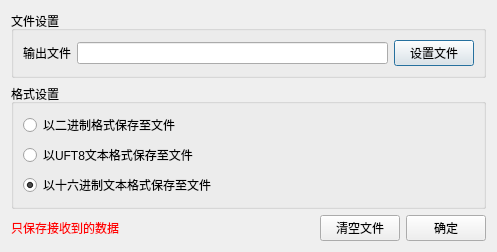
<?xml version="1.0" encoding="UTF-8"?>
<ui version="4.0">
 <class>SaveOutputDataSettings</class>
 <widget class="QDialog" name="SaveOutputDataSettings">
  <property name="geometry">
   <rect>
    <x>0</x>
    <y>0</y>
    <width>497</width>
    <height>200</height>
   </rect>
  </property>
  <property name="windowTitle">
   <string>数据保存设置</string>
  </property>
  <layout class="QGridLayout" name="gridLayout">
   <item row="0" column="0" colspan="3">
    <widget class="QGroupBox" name="groupBox">
     <property name="title">
      <string>文件设置</string>
     </property>
     <layout class="QGridLayout" name="gridLayout_2">
      <item row="0" column="1">
       <widget class="QLineEdit" name="pathLineEdit"/>
      </item>
      <item row="0" column="2">
       <widget class="QPushButton" name="setFilePushButton">
        <property name="text">
         <string>设置文件</string>
        </property>
       </widget>
      </item>
      <item row="0" column="0">
       <widget class="QLabel" name="label">
        <property name="text">
         <string>输出文件</string>
        </property>
       </widget>
      </item>
     </layout>
    </widget>
   </item>
   <item row="1" column="0" colspan="3">
    <widget class="QGroupBox" name="groupBox_3">
     <property name="title">
      <string>格式设置</string>
     </property>
     <layout class="QGridLayout" name="gridLayout_3">
      <item row="2" column="0">
       <widget class="QRadioButton" name="hexRadioButton">
        <property name="text">
         <string>以十六进制文本格式保存至文件</string>
        </property>
        <property name="checked">
         <bool>true</bool>
        </property>
       </widget>
      </item>
      <item row="0" column="0">
       <widget class="QRadioButton" name="binRadioButton">
        <property name="text">
         <string>以二进制格式保存至文件</string>
        </property>
       </widget>
      </item>
      <item row="1" column="0">
       <widget class="QRadioButton" name="utf8RadioButton">
        <property name="text">
         <string>以UFT8文本格式保存至文件</string>
        </property>
       </widget>
      </item>
     </layout>
    </widget>
   </item>
   <item row="2" column="2">
    <widget class="QPushButton" name="closePushButton">
     <property name="text">
      <string>确定</string>
     </property>
    </widget>
   </item>
   <item row="2" column="1">
    <widget class="QPushButton" name="clearFilePushButton">
     <property name="text">
      <string>清空文件</string>
     </property>
    </widget>
   </item>
   <item row="2" column="0">
    <widget class="QLabel" name="label_2sssss">
     <property name="sizePolicy">
      <sizepolicy hsizetype="Expanding" vsizetype="Preferred">
       <horstretch>0</horstretch>
       <verstretch>0</verstretch>
      </sizepolicy>
     </property>
     <property name="styleSheet">
      <string notr="true">QLabel#label_2sssss {
    color:red
}</string>
     </property>
     <property name="text">
      <string>只保存接收到的数据</string>
     </property>
    </widget>
   </item>
  </layout>
 </widget>
 <resources/>
 <connections>
  <connection>
   <sender>closePushButton</sender>
   <signal>clicked()</signal>
   <receiver>SaveOutputDataSettings</receiver>
   <slot>accept()</slot>
   <hints>
    <hint type="sourcelabel">
     <x>478</x>
     <y>177</y>
    </hint>
    <hint type="destinationlabel">
     <x>177</x>
     <y>178</y>
    </hint>
   </hints>
  </connection>
 </connections>
</ui>
